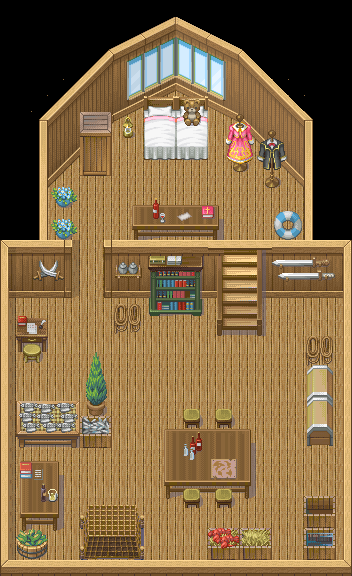

A 2D game scene composited from a Tiled map and its tileset images. What follows is a short description and the map's XML, with each tile layer's data collapsed to a summary:
An orthogonal 22x36 tile map with 16x16 px tiles, 11 tile layers (mur, mur2, meuble, decor, ...), 4 tilesets and 40 objects (36x collision, inboat_boat, spawn_boat_inboat, collision_papier, spawn_pirate).

<map version="1.9" tiledversion="1.9.2" orientation="orthogonal" renderorder="right-down" width="22" height="36" tilewidth="16" tileheight="16" infinite="0" nextlayerid="16" nextobjectid="49">
 <tileset firstgid="1" source="../tsx/boat_mur.tsx" />
 <tileset firstgid="513" source="../tsx/esc_drap_eau.tsx" />
 <tileset firstgid="993" source="../tsx/boat_indoor.tsx" />
 <tileset firstgid="2017" source="../tsx/interior.tsx" />
 <layer id="1" name="mur" width="22" height="36">
  <data>[792 cells, 707 non-empty, 153 distinct tile ids]</data>
 </layer>
 <layer id="9" name="mur2" width="22" height="36">
  <data>[792 cells, 1 non-empty, 1 distinct tile ids]</data>
 </layer>
 <layer id="3" name="meuble" width="22" height="36">
  <data>[792 cells, 138 non-empty, 103 distinct tile ids]</data>
 </layer>
 <layer id="4" name="decor" width="22" height="36">
  <data>[792 cells, 138 non-empty, 117 distinct tile ids]</data>
 </layer>
 <layer id="13" name="NONE" width="22" height="36">
  <data>[792 cells, 0 non-empty, 0 distinct tile ids]</data>
 </layer>
 <layer id="15" name="Copie de NONE" width="22" height="36">
  <data>[792 cells, 0 non-empty, 0 distinct tile ids]</data>
 </layer>
 <layer id="14" name="Copie de NONE" width="22" height="36">
  <data>[792 cells, 0 non-empty, 0 distinct tile ids]</data>
 </layer>
 <group id="5" name="z0" />
 <layer id="7" name="meuble2" width="22" height="36">
  <data>[792 cells, 33 non-empty, 24 distinct tile ids]</data>
 </layer>
 <layer id="6" name="decor2" width="22" height="36">
  <data>[792 cells, 31 non-empty, 31 distinct tile ids]</data>
 </layer>
 <layer id="8" name="mur3" width="22" height="36">
  <data>[792 cells, 46 non-empty, 5 distinct tile ids]</data>
 </layer>
 <layer id="11" name="mur4" width="22" height="36">
  <data>[792 cells, 5 non-empty, 2 distinct tile ids]</data>
 </layer>
 <objectgroup id="12" name="Objects">
  <object id="1" name="inboat_boat" x="221.25" y="264.25" width="37" height="23.5" />
  <object id="2" name="spawn_boat_inboat" x="239.25" y="293">
   <point />
  </object>
  <object id="3" name="collision" x="8.5" y="239.5" width="62.5" height="56" />
  <object id="4" name="collision" x="0.5" y="294.5" width="11" height="278.5" />
  <object id="5" name="collision" x="8" y="558.5" width="344" height="10.5" />
  <object id="6" name="collision" x="341.5" y="238.5" width="9" height="321" />
  <object id="7" name="collision" x="259" y="239.5" width="83.5" height="58" />
  <object id="9" name="collision" x="257.125" y="287.625" width="5.125" height="48.375" />
  <object id="10" name="collision" x="216.875" y="287.875" width="5.25" height="48.25" />
  <object id="11" name="collision" x="103.455" y="239.636" width="117.636" height="58.9091" />
  <object id="12" name="collision" x="221.091" y="239.273" width="38" height="22.7273" />
  <object id="13" name="collision" x="148.909" y="298" width="54.5455" height="18" />
  <object id="14" name="collision" x="16.25" y="320.25" width="31.875" height="31.375" />
  <object id="15" name="collision" x="22.375" y="351.5" width="19.125" height="12.125" />
  <object id="16" name="collision" x="87" y="398.375" width="17.375" height="18" />
  <object id="17" name="collision" x="15.5" y="400.5" width="65.25" height="47.5" />
  <object id="18" name="collision" x="80.625" y="415.25" width="31.625" height="32.75" />
  <object id="19" name="collision" x="19.75" y="463.125" width="40.125" height="67.875" />
  <object id="20" name="collision" x="17.25" y="531.75" width="31" height="26.375" />
  <object id="21" name="collision" x="79.375" y="511.375" width="65.125" height="48.625" />
  <object id="22" name="collision" x="207.5" y="539.25" width="64.375" height="20.125" />
  <object id="23" name="collision" x="303.25" y="508.25" width="33" height="53.5" />
  <object id="24" name="collision" x="307.125" y="376.125" width="26.25" height="69.375" />
  <object id="25" name="collision" x="182.909" y="490.545" width="17.5455" height="17.7273" />
  <object id="26" name="collision" x="160.909" y="430.125" width="92.6591" height="68.5" />
  <object id="27" name="collision" x="214.625" y="497.5" width="17.625" height="10.625" />
  <object id="28" name="collision" x="183.875" y="408.375" width="16.375" height="15.375" />
  <object id="29" name="collision" x="215.625" y="408.5" width="16" height="15.25" />
  <object id="30" name="collision" x="131.818" y="207.636" width="86.9091" height="31.4545" />
  <object id="31" name="collision" x="226.727" y="144.614" width="27.0909" height="27.8182" />
  <object id="32" name="collision" x="262.545" y="160.182" width="18.3636" height="28.1818" />
  <object id="33" name="collision" x="141.273" y="105.818" width="68.1818" height="54" />
  <object id="36" name="collision" x="40.5" y="121.25" width="11" height="116.75" />
  <object id="37" name="collision" x="302.25" y="162.25" width="9.5" height="76.25" />
  <object id="38" name="collision" x="108.25" y="86.25" width="138.75" height="24" />
  <object id="40" name="collision" x="246.625" y="104.375" width="10.625" height="38.75" />
  <object id="41" name="collision" x="280.5" y="170.125" width="21.5" height="7.25" />
  <object id="42" name="collision" x="51.25" y="111.75" width="59.5" height="64" />
  <object id="46" name="collision_papier" x="171.636" y="200.455" width="25.7273" height="7.72727" />
  <object id="47" name="spawn_pirate" x="177" y="178">
   <point />
  </object>
 </objectgroup>
</map>
